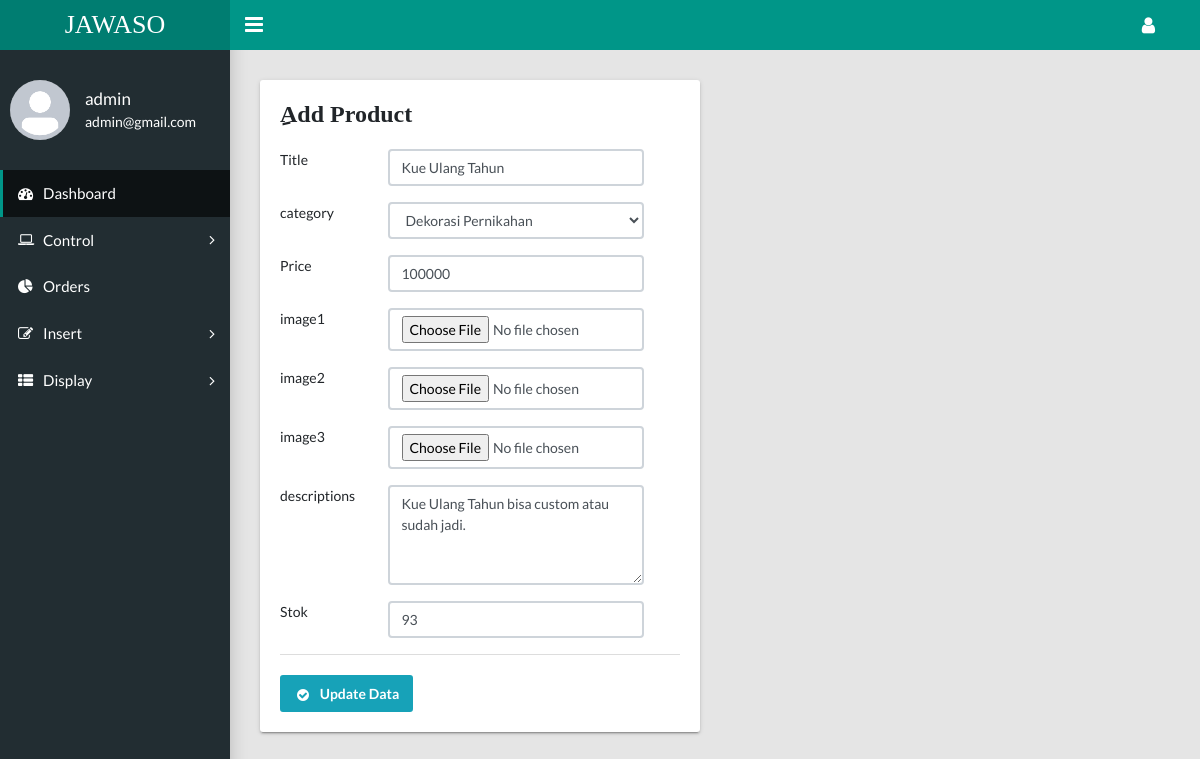
The page /dashboard/product/add.php?edit=1 (signed in) on the database its author committed.
### tables this page shows
CREATE TABLE `product` (
  `id` int(11) NOT NULL,
  `image` text NOT NULL,
  `image2` text NOT NULL,
  `image3` text NOT NULL,
  `title` varchar(50) NOT NULL,
  `descriptions` varchar(255) NOT NULL,
  `price` int(11) NOT NULL,
  `categoryId` int(11) NOT NULL,
  `stok` int(11) NOT NULL
);

### dashboard/product/add.php (the view, shortened to what this page needs)
<?php
include "../../genral/config.php";
  $title = "";
  $descriptions = "";
  $price = "";
  $image_name = "";
  $image_name2 = "";
  $image_name3 = "";
  $stok = "";
  $update = false;
if(isset($_GET['edit'])){
  $update = true;
  $id = $_GET['edit'];
  $select = "SELECT * FROM product where id = $id";
  $ss= mysqli_query($connectSQL, $select);
  $row = mysqli_fetch_assoc($ss);
  $title = $row['title'] ;
  $price = $row['price'] ;
  $image_name = $row['image'] ;
  $image_name2 = $row['image2'] ;
  $image_name3 = $row['image3'] ;
  $descriptions = $row['descriptions'] ;
  $stok = $row['stok'];
}
include "../layouts/header.php";
include "../layouts/sidebar.php";
?>
<main class="app-content">
      <div class="row">
        <div class="col-md-6">
          <div class="tile">
            <h3 class="tile-title">ِAdd Product</h3>
            <div class="tile-body">
<form method="POST" enctype="multipart/form-data" autocomplete="off" class="form-horizontal">
  <div class="form-group row">
      <label class="control-label col-md-3" for="inputname4">Title</label>
      <div class="col-md-8">
      <input  name='title' type="text" value="<?php echo $title ?>" class="form-control" id="inputname4" placeholder="name">
</div>
    </div>
    <div class="form-group row">
      <label class="control-label col-md-3" for="inputcategory">category</label>
    <?php
    $slecet = "SELECT * FROM category";
    $c = mysqli_query($connectSQL ,$slecet );
    ?>
    <div class="col-md-8">
      <select class="form-control" name="categoryId">
      <?php foreach($c as $data){?>
        <option value="<?php echo $data['id'] ?>"><?php echo $data['name'] ?></option>
        <?php }?>
      </select>
      </div>
    </div>
  </div>
    <div class="form-group row">
      <label class="control-label col-md-3" for="inputprice4">Price</label>
      <div class="col-md-8">
      <input value="<?php echo $price ?>" name='price' type="number" class="form-control" id="inputprice4" placeholder="price">
    </div>
    </div>
    <div class="form-group row">
      <label class="control-label col-md-3" for="inputimage">image1</label>
    <div class="col-md-8">
      <input type="file" name="image"  value='<?php echo $image_name ?>' id="inputimage" class="form-control">
    </div>
    </div>
    <div class="form-group row">
      <label class="control-label col-md-3" for="inputimage2">image2</label>
    <div class="col-md-8">
      <input type="file" name="image2" value='<?php echo $image_name2 ?>'  id="inputimage2" class="form-control">
    </div>
    </div>
    <div class="form-group row">
      <label class="control-label col-md-3" for="inputimage3">image3</label>
    <div class="col-md-8">
      <input type="file" name="image3" value='<?php echo $image_name3 ?>'  id="inputimage3" class="form-control">
    </div>
    </div>
  <div class="form-group row">
    <label class="control-label col-md-3" for="inputdescriptions">descriptions</label>
    <div class="col-md-8">
    <textarea rows="4" name='descriptions' type="text" class="form-control" id="inputdescriptions" placeholder="descriptions"><?php echo $descriptions ?></textarea>
  </div>
  </div>
  <div class="form-group row">
      <label class="control-label col-md-3" for="inputstok">Stok</label>
      <div class="col-md-8">
      <input value="<?php echo $stok ?>" name='stok' type="number" class="form-control" id="inputstok" placeholder="stok">
    </div>
    </div>
  <div class="tile-footer">
              <div class="row">
                <div class="col-md-8 col-md-offset-3">
  <?php if($update): ?>
    <button name="update" class="btn btn-info"><i class="fa fa-fw fa-lg fa-check-circle"></i> Update Data</button>
  <?php else: ?>
    <button type="submit" name="send" class="btn btn-primary"><i class="fa fa-fw fa-lg fa-check-circle"></i> Add Data</button>
    <?php endif; ?>
  </div>
              </div>
            </div>
          </div>
          </div>
        </div>
</main>
<?php include "../layouts/footer.php"; ?>

### rows shown on the page
product: title "Kue Ulang Tahun", price "100000", descriptions "Kue Ulang Tahun bisa custom atau sudah jadi.", stok "93"

### other values the page prints
$_SESSION['adminName'] "admin"
$_SESSION['admin'] "admin@gmail.com"
form field categoryId "Dekorasi Pernikahan"
